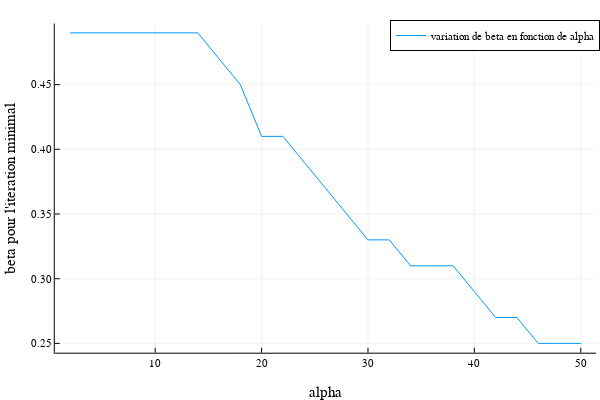

Notebook code cell kept with this figure:
### Code cell
B=[]
for i in 1:length(alpha_values)
    beta_min_indices = argmin(iterations[i, :])
    beta_min=beta_values[beta_min_indices]
    push!(B,beta_min)
end
Bb=B[2:end]
aa=alpha_values[2:end]
plot(aa,Bb, xlabel="alpha",ylabel="beta pour l'iteration minimal",label="variation de beta en fonction de alpha")

### Figure 1 — Plotly figure (JSON) as saved in the notebook; plotly's stock layout.template omitted (floating-point values rounded to 4 significant figures)
{"data": [{"colorbar": {"len": 0.9143, "title": {"text": ""}, "x": 0.9934, "y": 0.533}, "legendgroup": "variation de beta en fonction de alpha", "line": {"color": "rgba(0, 154, 250, 1.000)", "dash": "solid", "shape": "linear", "width": 1}, "mode": "lines", "name": "variation de beta en fonction de alpha", "showlegend": true, "type": "scatter", "x": [2, 4, 6, 8, 10, 12, 14, 16, 18, 20, 22, 24, 26, 28, 30, 32, 34, 36, 38, 40, 42, 44, 46, 48, 50], "xaxis": "x", "y": [0.49, 0.49, 0.49, 0.49, 0.49, 0.49, 0.49, 0.47, 0.45, 0.41, 0.41, 0.39, 0.37, 0.35, 0.33, 0.33, 0.31, 0.31, 0.31, 0.29, 0.27, 0.27, 0.25, 0.25, 0.25], "yaxis": "y"}], "layout": {"annotations": [], "dragmode": "zoom", "height": 400, "legend": {"bgcolor": "rgba(255, 255, 255, 1.000)", "bordercolor": "rgba(0, 0, 0, 1)", "borderwidth": 1, "font": {"color": "rgba(0, 0, 0, 1)", "family": "sans-serif", "size": 11}, "title": {"font": {"color": "rgba(0, 0, 0, 1)", "family": "sans-serif", "size": 15}, "text": ""}, "tracegroupgap": 0, "traceorder": "normal", "x": 1, "xanchor": "auto", "y": 1, "yanchor": "auto"}, "margin": {"b": 20, "l": 0, "r": 0, "t": 20}, "paper_bgcolor": "rgba(255, 255, 255, 1.000)", "plot_bgcolor": "rgba(255, 255, 255, 1.000)", "showlegend": true, "width": 600, "xaxis": {"anchor": "y", "autorange": false, "domain": [0.09128, 0.9934], "gridcolor": "rgba(0, 0, 0, 0.1)", "gridwidth": 0.5, "linecolor": "rgba(0, 0, 0, 1)", "mirror": false, "range": [0.56, 51.44], "showgrid": true, "showline": true, "showticklabels": true, "tickangle": 0, "tickcolor": "rgb(0, 0, 0)", "tickfont": {"color": "rgba(0, 0, 0, 1)", "family": "sans-serif", "size": 11}, "tickmode": "array", "ticks": "inside", "ticktext": ["10", "20", "30", "40", "50"], "tickvals": [10, 20, 30, 40, 50], "title": {"font": {"color": "rgba(0, 0, 0, 1)", "family": "sans-serif", "size": 15}, "text": "alpha"}, "type": "linear", "visible": true, "zeroline": false, "zerolinecolor": "rgba(0, 0, 0, 1)"}, "yaxis": {"anchor": "x", "autorange": false, "domain": [0.07581, 0.9902], "gridcolor": "rgba(0, 0, 0, 0.1)", "gridwidth": 0.5, "linecolor": "rgba(0, 0, 0, 1)", "mirror": false, "range": [0.2428, 0.4972], "showgrid": true, "showline": true, "showticklabels": true, "tickangle": 0, "tickcolor": "rgb(0, 0, 0)", "tickfont": {"color": "rgba(0, 0, 0, 1)", "family": "sans-serif", "size": 11}, "tickmode": "array", "ticks": "inside", "ticktext": ["0.25", "0.30", "0.35", "0.40", "0.45"], "tickvals": [0.25, 0.3, 0.35, 0.4, 0.45], "title": {"font": {"color": "rgba(0, 0, 0, 1)", "family": "sans-serif", "size": 15}, "text": "beta pour l'iteration minimal"}, "type": "linear", "visible": true, "zeroline": false, "zerolinecolor": "rgba(0, 0, 0, 1)"}}}
